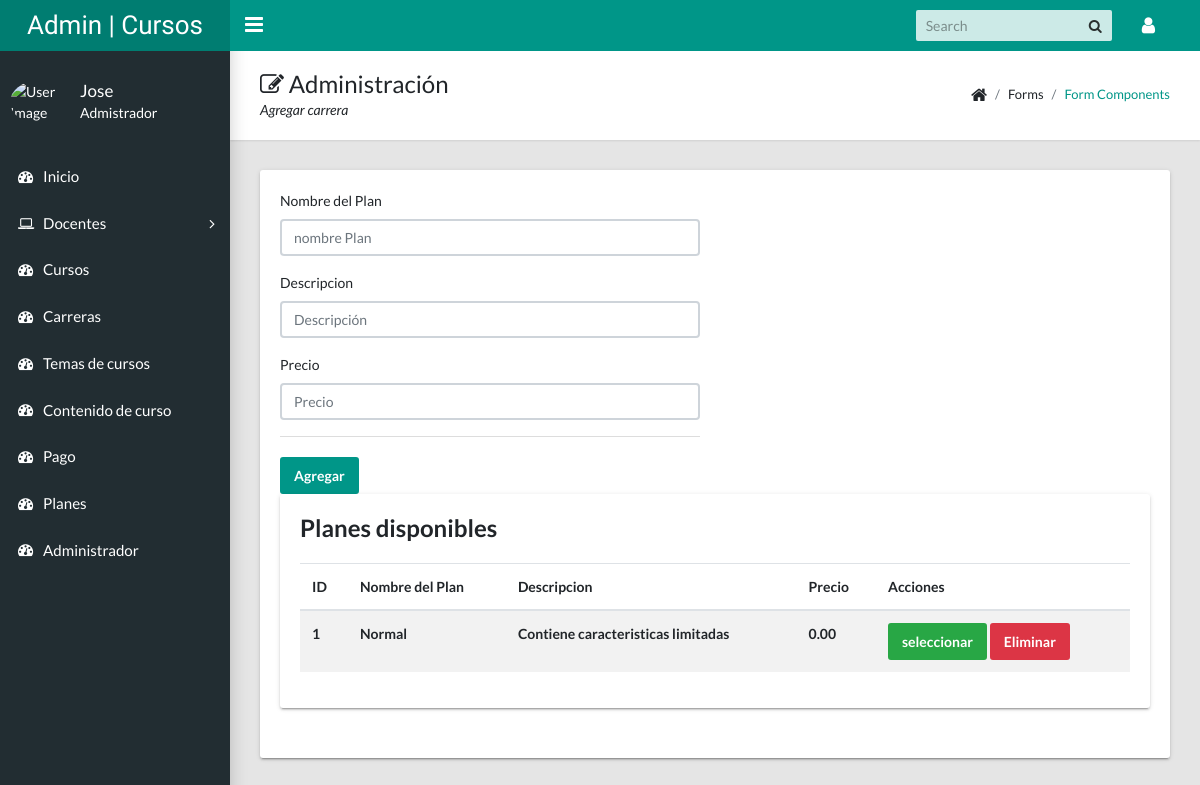
Page /admin/vistaPlan.php (signed in) on the committed database.
### tables this page shows
CREATE TABLE `plan` (
  `Id` int(11) NOT NULL,
  `Tipo_Plan` varchar(50) NOT NULL,
  `Descripcion` varchar(50) NOT NULL,
  `Precio` decimal(20,2) NOT NULL
);

### admin/modulos/plan.php (called while the page is built, shortened)
<?php
include_once "../config/conexion.php";
$nombrePlan = isset($_POST['nombrePlan']) ? $_POST['nombrePlan'] : "";
$descripcion = isset($_POST['descripcion']) ? $_POST['descripcion'] : "";
$precio = isset($_POST['precio']) ? $_POST['precio'] : "";
$sqlmostrar = "select * from plan";
$sql = $pdo->prepare($sqlmostrar);
$sql->execute();
$sqlDatos = $sql->fetchAll(PDO::FETCH_ASSOC);
?>

### admin/vistaPlan.php (the view, shortened to what this page needs)
<?php include_once "templates/header.php";   ?>
<?php include_once "templates/sidebar.php";   ?>
<?php include_once "modulos/plan.php";   ?>
<main class="app-content">
    <div class="app-title">
        <div>
            <h1><i class="fa fa-edit"></i> Administración</h1>
            <p>Agregar carrera</p>
        </div>
        <ul class="app-breadcrumb breadcrumb">
            <li class="breadcrumb-item"><i class="fa fa-home fa-lg"></i></li>
            <li class="breadcrumb-item">Forms</li>
            <li class="breadcrumb-item"><a href="#">Form Components</a></li>
        </ul>
    </div>
    <div class="row">
        <div class="col-md-12">
            <div class="tile">
                <div class="row">
                    <div class="col-lg-6">
                        <form action="" method="POST" enctype="multipart/form-data">
                            <div class="form-group">
                                <label for="nombrePlan">Nombre del Plan</label>
                                <input name="nombrePlan" class="form-control" id="nombrePlan" type="text" placeholder="nombre Plan" value="<?php echo $nombrePlan ?>">
                            </div>
                            <div class="form-group">
                                <label for="Descripcion">Descripcion</label>
                                <input name="descripcion" class="form-control" id="Descripcion" type="text" placeholder="Descripción" value="<?php echo $descripcion ?>">
                            </div>
                            <div class="form-group">
                                <label for="Precio">Precio</label>
                                <input name="precio" class="form-control" id="Precio" type="number" placeholder="Precio" value="<?php echo $precio ?>">
                            </div>
                            <div class="tile-footer">
                                <?php if (isset($_POST['seleccionar'])) { ?>
                                <input name="accion" value="Actualizar" class="btn btn-primary" type="submit">
                                <?php }else{ ?>
                                <input name="accion" value="Agregar" class="btn btn-primary" type="submit">
                                <?php } ?>
                            </div>
                        </form>
                    </div>
                    <div class="col-md-12">
                        <div class="tile">
                            <h3 class="tile-title">Planes disponibles</h3>
                            <div class="table-responsive">
                                <table class="table table-striped">
                                    <thead>
                                        <tr>
                                            <th>ID</th>
                                            <th>Nombre del Plan</th>
                                            <th>Descripcion</th>
                                            <th>Precio</th>
                                            <th>Acciones</th>
                                        </tr>
                                    </thead>
                                    <tbody>
                                        <?php foreach ($sqlDatos as $data) : ?>
                                        <tr>
                                            <th><?php echo $data['Id'] ?></th>
                                            <th><?php echo $data['Tipo_Plan'] ?></th>
                                            <th><?php echo $data['Descripcion'] ?></th>
                                            <th><?php echo $data['Precio'] ?></th>
                                            <th>
                                                <form action="" method="POST" enctype="multipart/form-data">
                                                    <input class="btn btn-success" type="submit" name="seleccionar" value="seleccionar">
                                                    <button class="btn btn-danger" type="submit" name="accion" value="Eliminar">Eliminar</button>
                                                </form>
                                            </th>
                                        </tr>
                                        <?php endforeach ?>
                                    </tbody>
                                </table>
                            </div>
                        </div>
                    </div>
                </div>
            </div>
        </div>
    </div>
</main>
<?php include_once "templates/footer.php"; ?>

### rows in the picture
plan: Id "1", Tipo_Plan "Normal", Descripcion "Contiene caracteristicas limitadas", Precio "0.00"

### other values in the picture
$_SESSION['adminPrincipal']['Nombres'] "Jose"
